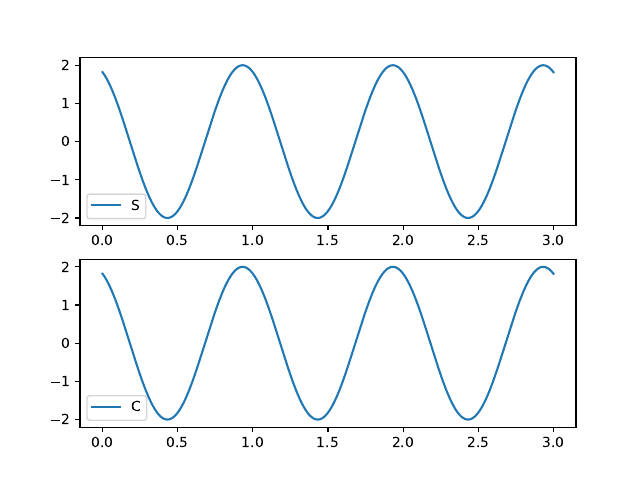

Generate this figure with Python:
import matplotlib.pyplot as plt
import numpy as np
from matplotlib.backends.backend_pdf import PdfPages

pdf = []
pdfDoc = PdfPages('p01.pdf')

fig, axs = plt.subplots(2)

t = np.linspace(0, 3, 1600)
s = 2 * np.sin(2*np.pi*1600*t + 2)
axs[0].plot(t, s)
axs[0].legend('Sin')

c = 2 * np.cos(np.pi/2 - (2*np.pi*1600*t + 2))
axs[1].plot(t, c)
axs[1].legend('Cos')

pdf.append(fig)


for page in pdf:
    pdfDoc.savefig(page)
pdfDoc.close()
